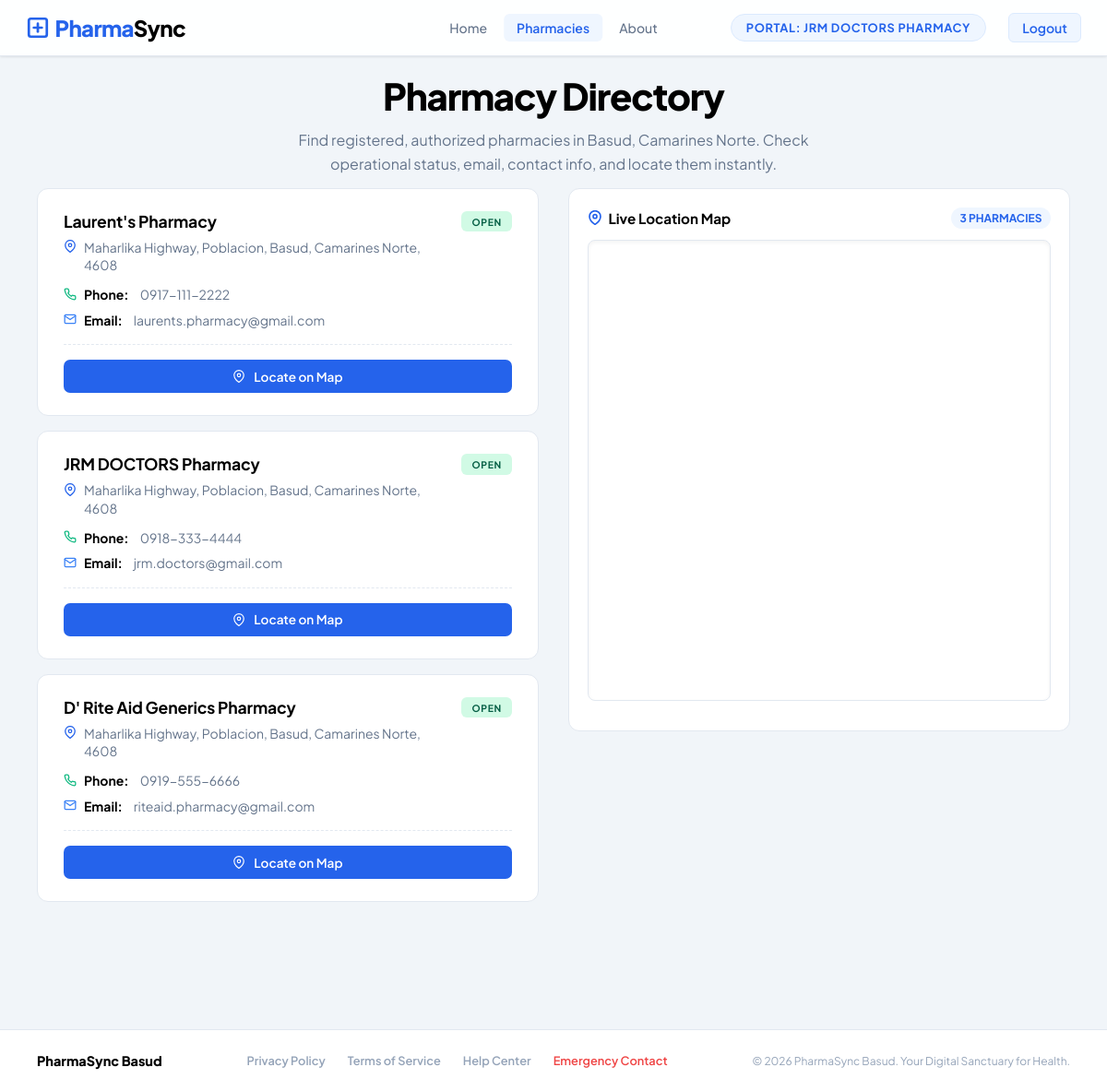
Page /customer_pharmacies.php (signed in) on the committed database.
### tables this page shows
CREATE TABLE IF NOT EXISTS pharmacies (
    id INT AUTO_INCREMENT PRIMARY KEY,
    name VARCHAR(100) NOT NULL,
    username VARCHAR(50) NOT NULL UNIQUE,
    password_hash VARCHAR(255) NOT NULL,
    code VARCHAR(20) NOT NULL UNIQUE,
    address VARCHAR(255) NOT NULL,
    contact_number VARCHAR(50),
    email VARCHAR(100),
    latitude DECIMAL(10, 8) DEFAULT 14.0702,
    longitude DECIMAL(11, 8) DEFAULT 122.9610,
    is_open BOOLEAN DEFAULT TRUE,
    last_sync DATETIME DEFAULT CURRENT_TIMESTAMP ON UPDATE CURRENT_TIMESTAMP
);

### customer_pharmacies.php (the view, shortened to what this page needs)
<?php
$coreDB = getDBConnection('pharmasync_core');
$stmt = $coreDB->query("SELECT id, name, code, address, contact_number, email, latitude, longitude, is_open FROM pharmacies ORDER BY id ASC");
$pharmacies = $stmt->fetchAll();
?>
<!DOCTYPE html>
<html lang="en">
<head>
    <link rel="stylesheet" href="assets/css/global.css">
    <link rel="stylesheet" href="assets/css/customer_pharmacies.css">
</head>
<body>
<?php require_once 'includes/navbar.php'; ?>
<div class="layout">
    <main class="main-content">
        <section class="pharm-header" style="padding: 0.5rem 0 0.85rem;">
            <h1 class="pharm-title">Pharmacy Directory</h1>
            <p class="pharm-subtitle">
                Find registered, authorized pharmacies in Basud, Camarines Norte. Check operational status, email, contact info, and locate them instantly.
            </p>
        </section>
        <section class="pharm-main">
            <div class="pharm-grid">
                <div class="pharm-listings">
                    <?php if (empty($pharmacies)): ?>
                        <div class="pharm-card" style="text-align: center; padding: 3rem; color: var(--text-muted);">
                            <p style="font-size: 1.1rem; font-weight: 600; margin: 0 0 0.5rem;">No pharmacies registered</p>
                            <p style="font-size: 0.9rem; margin: 0;">Contact the health system administrator to register your node.</p>
                        </div>
                    <?php else: ?>
                        <?php foreach ($pharmacies as $pharm): ?>
                            <div class="pharm-card" id="pharm-card-<?= $pharm['id'] ?>">
                                <div class="pharm-card-header">
                                    <div class="pharm-info">
                                        <h3 class="pharm-name"><?= htmlspecialchars($pharm['name']) ?></h3>
                                        <div class="pharm-address" style="margin-bottom: 0.75rem;">
                                            <svg width="14" height="14" viewBox="0 0 24 24" fill="none"
                                                 stroke="currentColor" stroke-width="2.2"
                                                 stroke-linecap="round" stroke-linejoin="round" style="color: var(--primary);">
                                                <path d="M21 10c0 7-9 13-9 13s-9-6-9-13a9 9 0 0 1 18 0z"></path>
                                                <circle cx="12" cy="10" r="3"></circle>
                                            </svg>
                                            <span><?= htmlspecialchars($pharm['address']) ?></span>
                                        </div>
                                        <div class="pharm-address" style="margin-bottom: 0.5rem;">
                                            <strong style="color: var(--text-main); margin-right: 0.25rem;">Phone:</strong>
                                            <span><?= htmlspecialchars($pharm['contact_number']) ?></span>
                                        </div>
                                        <div class="pharm-address">
                                            <svg width="14" height="14" viewBox="0 0 24 24" fill="none"
                                                 stroke="currentColor" stroke-width="2.2"
                                                 stroke-linecap="round" stroke-linejoin="round" style="color: #3B82F6;">
                                                <path d="M4 4h16c1.1 0 2 .9 2 2v12c0 1.1-.9 2-2 2H4c-1.1 0-2-.9-2-2V6c0-1.1.9-2 2-2z"></path>
                                                <polyline points="22,6 12,13 2,6"></polyline>
                                            </svg>
                                            <strong style="color: var(--text-main); margin-right: 0.25rem;">Email:</strong>
                                            <span><?= htmlspecialchars($pharm['email'] ?? '—') ?></span>
                                        </div>
                                    </div>
                                    <span class="pharm-status <?= $pharm['is_open'] ? 'open' : 'closed' ?>">
                                        <?= $pharm['is_open'] ? 'OPEN' : 'CLOSED' ?>
                                    </span>
                                </div>
                                <div class="pharm-actions" style="margin-top: 1rem; padding-top: 1rem; border-top: 1px dashed var(--border);">
                                    <button class="pharm-btn primary" onclick="focusPharmacyOnMap('<?= addslashes($pharm['name']) ?>')" style="width: 100%;">
                                        <svg width="14" height="14" viewBox="0 0 24 24" fill="none" stroke="currentColor" stroke-width="2" stroke-linecap="round" stroke-linejoin="round" style="margin-right: 0.2rem;"><path d="M21 10c0 7-9 13-9 13s-9-6-9-13a9 9 0 0 1 18 0z"></path><circle cx="12" cy="10" r="3"></circle></svg>
                                        Locate on Map
                                    </button>
                                </div>
                            </div>
                        <?php endforeach; ?>
                    <?php endif; ?>
                </div>
                <div class="pharm-sidebar">
                    <div class="pharm-map-card">
                        <div class="pharm-map-header" style="margin-bottom: 0.75rem;">
                            <h3 style="display:flex; align-items:center; gap:0.4rem; color:var(--text-main); font-weight:700; font-size:0.95rem; margin:0;">
                                <svg width="16" height="16" viewBox="0 0 24 24" fill="none" stroke="currentColor" stroke-width="2.5" style="color:var(--primary);"><path d="M21 10c0 7-9 13-9 13s-9-6-9-13a9 9 0 0 1 18 0z"></path><circle cx="12" cy="10" r="3"></circle></svg>
                                Live Location Map
                            </h3>
                            <span style="font-size:0.75rem; background:var(--primary-light); color:var(--primary); padding:0.25rem 0.6rem; border-radius:1rem; font-weight:700;">3 PHARMACIES</span>
                        </div>
                        <iframe id="googleMap" src="https://maps.google.com/maps?q=Laurent's%20Pharmacy,%20Basud,%20Camarines%20Norte&t=&z=16&ie=UTF8&iwloc=&output=embed" style="width: 100%; height: 500px; border-radius: 8px; border: 1px solid var(--border); box-shadow: inset 0 2px 4px rgba(0,0,0,0.05); margin-bottom: 0.5rem; z-index: 1;" allowfullscreen="" loading="lazy"></iframe>
                    </div>
                </div>
            </div>
        </section>
    </main>
</div>
<?php require_once 'includes/footer.php'; ?>
</body>
</html>

### assets/css/global.css (style rules this page uses)
:root { --primary: #2563EB; --primary-hover: #1D4ED8; --primary-dark: #1E3A8A; --primary-light: #EFF6FF; --primary-mid: #DBEAFE; --success: #10B981; --success-light: #D1FAE5; --warning: #F59E0B; --warning-light: #FEF3C7; --danger: #EF4444; --danger-light: #FEE2E2; --text-main: #000000; --text-sub: #334155; --text-muted: #64748B; --text-faint: #94A3B8; --bg-page: #F1F5F9; --bg-surface: #FFFFFF; --border: #E2E8F0; --border-light: #F1F5F9; --sidebar-w: 256px; --navbar-h: 70px; --shadow-sm: 0 1px 3px rgba(0, 0, 0, 0.06), 0 1px 2px rgba(0, 0, 0, 0.04); --shadow-md: 0 4px 12px rgba(0, 0, 0, 0.06), 0 2px 6px rgba(0, 0, 0, 0.04); --shadow-lg: 0 10px 30px rgba(0, 0, 0, 0.08), 0 4px 12px rgba(0, 0, 0, 0.05); --shadow-xl: 0 20px 40px rgba(0, 0, 0, 0.1), 0 8px 20px rgba(0, 0, 0, 0.06); --ease: cubic-bezier(0.4, 0, 0.2, 1); --transition: all 0.22s var(--ease); }
*, *::before, *::after { margin: 0; padding: 0; box-sizing: border-box; }
html, body { width: 100%; height: 100%; overflow: hidden; }
body { font-family: 'Plus Jakarta Sans', -apple-system, BlinkMacSystemFont, sans-serif; background: var(--bg-page); color: var(--text-main); min-height: 100vh; display: flex; flex-direction: column; -webkit-font-smoothing: antialiased; }
.layout { display: flex; flex: 1; width: 100%; min-height: calc(100vh - var(--navbar-h)); align-items: stretch; }
.main-content { flex: 1; min-width: 0; padding: 0.75rem 2.5rem 2rem; box-sizing: border-box; overflow-y: auto; }

### assets/css/customer_pharmacies.css (style rules this page uses)
.pharm-header { padding: 3rem 0 2rem; text-align: center; }
.pharm-title { font-size: 2.5rem; font-weight: 800; color: var(--text-main); letter-spacing: -0.03em; line-height: 1.15; margin: 0 0 0.75rem; }
.pharm-subtitle { font-size: 1rem; color: var(--text-muted); line-height: 1.6; margin: 0 auto; max-width: 620px; }
.pharm-main { width: 100%; margin-bottom: 3rem; }
.pharm-grid { display: grid; grid-template-columns: 1fr 1fr; gap: 2rem; align-items: start; }
.pharm-listings { display: flex; flex-direction: column; gap: 1rem; }
.pharm-card { background: var(--bg-surface); border: 1px solid var(--border); border-radius: 12px; padding: 1.5rem 1.75rem; transition: var(--transition); }
.pharm-card-header { display: flex; justify-content: space-between; align-items: flex-start; margin-bottom: 1rem; gap: 1rem; }
.pharm-info { flex: 1; min-width: 0; }
.pharm-name { font-size: 1.1rem; font-weight: 700; color: var(--text-main); margin: 0 0 0.5rem; letter-spacing: -0.01em; }
.pharm-address { display: flex; align-items: flex-start; gap: 0.5rem; font-size: 0.875rem; color: var(--text-muted); line-height: 1.4; }
.pharm-address svg { flex-shrink: 0; margin-top: 0.1rem; color: var(--text-faint); }
.pharm-status { font-size: 0.65rem; font-weight: 700; letter-spacing: 0.06em; text-transform: uppercase; padding: 0.3rem 0.7rem; border-radius: 6px; white-space: nowrap; flex-shrink: 0; }
.pharm-status.open { background: #D1FAE5; color: #065F46; }
.pharm-actions { display: flex; align-items: center; gap: 0.5rem; flex-wrap: wrap; }
.pharm-btn { font-family: inherit; font-size: 0.85rem; font-weight: 600; border: none; border-radius: 7px; cursor: pointer; transition: var(--transition); display: flex; align-items: center; justify-content: center; gap: 0.35rem; }
.pharm-btn.primary { background: var(--primary); color: white; padding: 0.6rem 1rem; }
.pharm-sidebar { display: flex; flex-direction: column; gap: 1.5rem; position: sticky; top: calc(var(--navbar-h) + 1rem); }
.pharm-map-card { background: var(--bg-surface); border: 1px solid var(--border); border-radius: 12px; padding: 1.25rem; overflow: hidden; }
.pharm-map-header { display: flex; justify-content: space-between; align-items: center; margin-bottom: 1rem; }
.pharm-map-header h3 { font-size: 0.95rem; font-weight: 700; color: var(--text-main); margin: 0; }

### rows in the picture
pharmacies: name "Laurent's Pharmacy", address "Maharlika Highway, Poblacion, Basud, Camarines Norte, 4608", contact_number "0917-111-2222", email "laurents.pharmacy@gmail.com", is_open "OPEN"
pharmacies: name "JRM DOCTORS Pharmacy", address "Maharlika Highway, Poblacion, Basud, Camarines Norte, 4608", contact_number "0918-333-4444", email "jrm.doctors@gmail.com", is_open "OPEN"
pharmacies: name "D' Rite Aid Generics Pharmacy", address "Maharlika Highway, Poblacion, Basud, Camarines Norte, 4608", contact_number "0919-555-6666", email "riteaid.pharmacy@gmail.com", is_open "OPEN"

### other values in the picture
$item['label'] "Home"
$item['label'] "Pharmacies"
$item['label'] "About"
$pharmaName "JRM DOCTORS PHARMACY"
